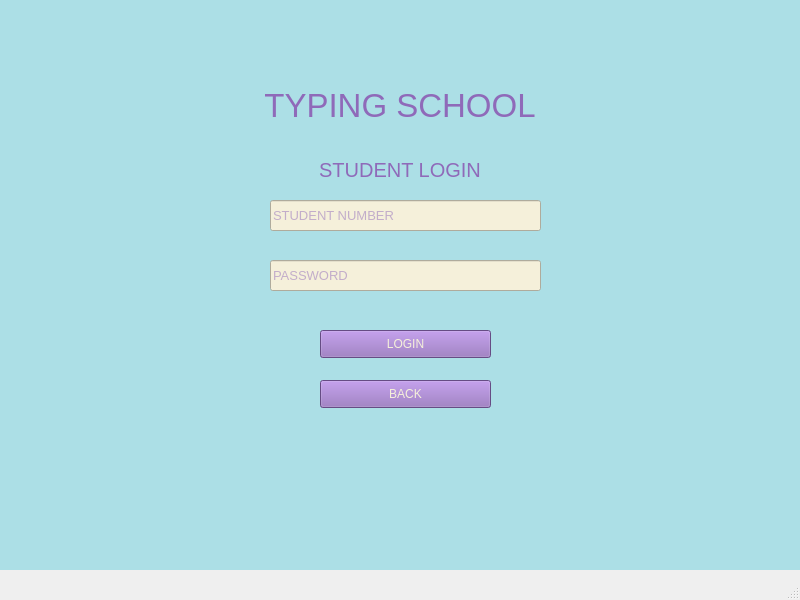
<?xml version="1.0" encoding="UTF-8"?>
<ui version="4.0">
 <class>StudentWindow</class>
 <widget class="QMainWindow" name="StudentWindow">
  <property name="geometry">
   <rect>
    <x>0</x>
    <y>0</y>
    <width>800</width>
    <height>600</height>
   </rect>
  </property>
  <property name="minimumSize">
   <size>
    <width>800</width>
    <height>600</height>
   </size>
  </property>
  <property name="maximumSize">
   <size>
    <width>800</width>
    <height>600</height>
   </size>
  </property>
  <property name="windowTitle">
   <string>MainWindow</string>
  </property>
  <property name="styleSheet">
   <string notr="true"/>
  </property>
  <widget class="QWidget" name="centralwidget">
   <widget class="QPushButton" name="sloginbutton">
    <property name="geometry">
     <rect>
      <x>320</x>
      <y>330</y>
      <width>171</width>
      <height>28</height>
     </rect>
    </property>
    <property name="styleSheet">
     <string notr="true">QPushButton{
	background-color: rgb(143, 106, 185);
	color: rgb(245, 240, 218);
}
QPushButton::hover{
	background-color: rgb(115, 80, 139);
	color: rgb(245, 240, 218);
}
QPushButton::pressed{
	background-color: rgb(81, 65, 108);
    padding-left:5px;
	color: rgb(245, 240, 218);
    padding-top:5px;
}</string>
    </property>
    <property name="text">
     <string>LOGIN</string>
    </property>
   </widget>
   <widget class="QLineEdit" name="snumberline">
    <property name="geometry">
     <rect>
      <x>270</x>
      <y>200</y>
      <width>271</width>
      <height>31</height>
     </rect>
    </property>
    <property name="font">
     <font>
      <pointsize>10</pointsize>
     </font>
    </property>
    <property name="styleSheet">
     <string notr="true">background-color: rgb(245, 240, 218);
color:  rgb(143, 106, 185);</string>
    </property>
    <property name="placeholderText">
     <string>STUDENT NUMBER</string>
    </property>
   </widget>
   <widget class="QLineEdit" name="spasswordline">
    <property name="geometry">
     <rect>
      <x>270</x>
      <y>260</y>
      <width>271</width>
      <height>31</height>
     </rect>
    </property>
    <property name="font">
     <font>
      <pointsize>10</pointsize>
     </font>
    </property>
    <property name="styleSheet">
     <string notr="true">background-color: rgb(245, 240, 218);
color:  rgb(143, 106, 185);</string>
    </property>
    <property name="echoMode">
     <enum>QLineEdit::Password</enum>
    </property>
    <property name="placeholderText">
     <string>PASSWORD</string>
    </property>
   </widget>
   <widget class="QPushButton" name="sbackbutton">
    <property name="geometry">
     <rect>
      <x>320</x>
      <y>380</y>
      <width>171</width>
      <height>28</height>
     </rect>
    </property>
    <property name="styleSheet">
     <string notr="true">QPushButton{
	background-color: rgb(143, 106, 185);
	color: rgb(245, 240, 218);
}
QPushButton::hover{
	background-color: rgb(115, 80, 139);
	color: rgb(245, 240, 218);
}
QPushButton::pressed{
	background-color: rgb(81, 65, 108);
    padding-left:5px;
	color: rgb(245, 240, 218);
    padding-top:5px;
}</string>
    </property>
    <property name="text">
     <string>BACK</string>
    </property>
   </widget>
   <widget class="QLabel" name="message">
    <property name="geometry">
     <rect>
      <x>170</x>
      <y>300</y>
      <width>460</width>
      <height>20</height>
     </rect>
    </property>
    <property name="font">
     <font>
      <pointsize>10</pointsize>
      <weight>75</weight>
      <bold>true</bold>
     </font>
    </property>
    <property name="styleSheet">
     <string notr="true">color:  rgb(143, 106, 185);</string>
    </property>
    <property name="text">
     <string/>
    </property>
    <property name="alignment">
     <set>Qt::AlignCenter</set>
    </property>
   </widget>
   <widget class="QLabel" name="label_2">
    <property name="geometry">
     <rect>
      <x>200</x>
      <y>60</y>
      <width>400</width>
      <height>91</height>
     </rect>
    </property>
    <property name="font">
     <font>
      <pointsize>25</pointsize>
     </font>
    </property>
    <property name="styleSheet">
     <string notr="true">color:  rgb(143, 106, 185);</string>
    </property>
    <property name="text">
     <string>TYPING SCHOOL</string>
    </property>
    <property name="alignment">
     <set>Qt::AlignCenter</set>
    </property>
   </widget>
   <widget class="QLabel" name="label_3">
    <property name="geometry">
     <rect>
      <x>300</x>
      <y>160</y>
      <width>200</width>
      <height>20</height>
     </rect>
    </property>
    <property name="font">
     <font>
      <pointsize>15</pointsize>
     </font>
    </property>
    <property name="styleSheet">
     <string notr="true">color:  rgb(143, 106, 185);</string>
    </property>
    <property name="text">
     <string>STUDENT LOGIN</string>
    </property>
    <property name="alignment">
     <set>Qt::AlignCenter</set>
    </property>
   </widget>
   <widget class="QLabel" name="label">
    <property name="geometry">
     <rect>
      <x>0</x>
      <y>-30</y>
      <width>800</width>
      <height>600</height>
     </rect>
    </property>
    <property name="styleSheet">
     <string notr="true">background-color: rgb(172, 223, 230);</string>
    </property>
    <property name="text">
     <string/>
    </property>
   </widget>
   <zorder>label</zorder>
   <zorder>sloginbutton</zorder>
   <zorder>snumberline</zorder>
   <zorder>spasswordline</zorder>
   <zorder>sbackbutton</zorder>
   <zorder>message</zorder>
   <zorder>label_2</zorder>
   <zorder>label_3</zorder>
  </widget>
  <widget class="QMenuBar" name="menubar">
   <property name="geometry">
    <rect>
     <x>0</x>
     <y>0</y>
     <width>800</width>
     <height>21</height>
    </rect>
   </property>
  </widget>
  <widget class="QStatusBar" name="statusbar"/>
 </widget>
 <resources/>
 <connections/>
</ui>
